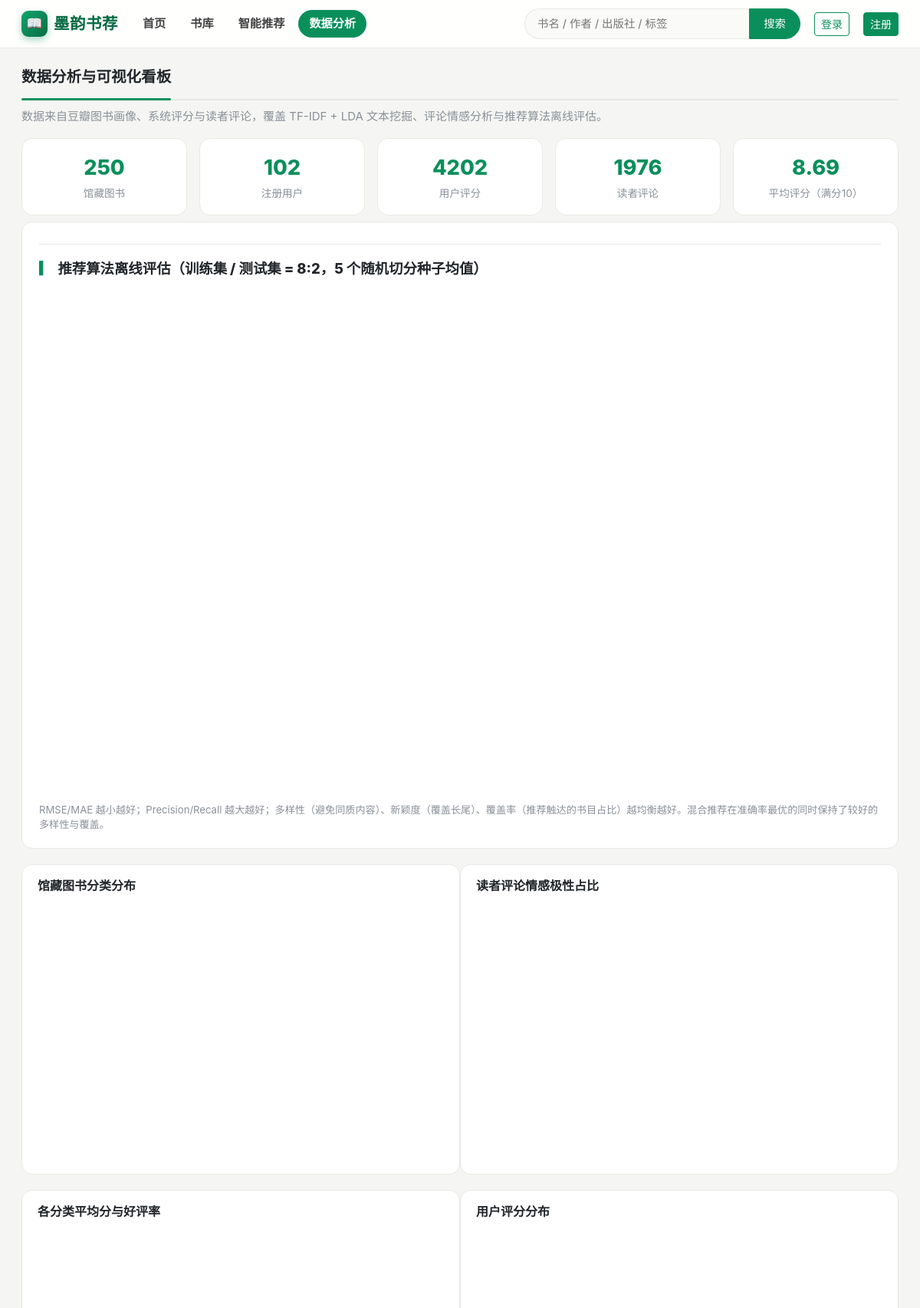
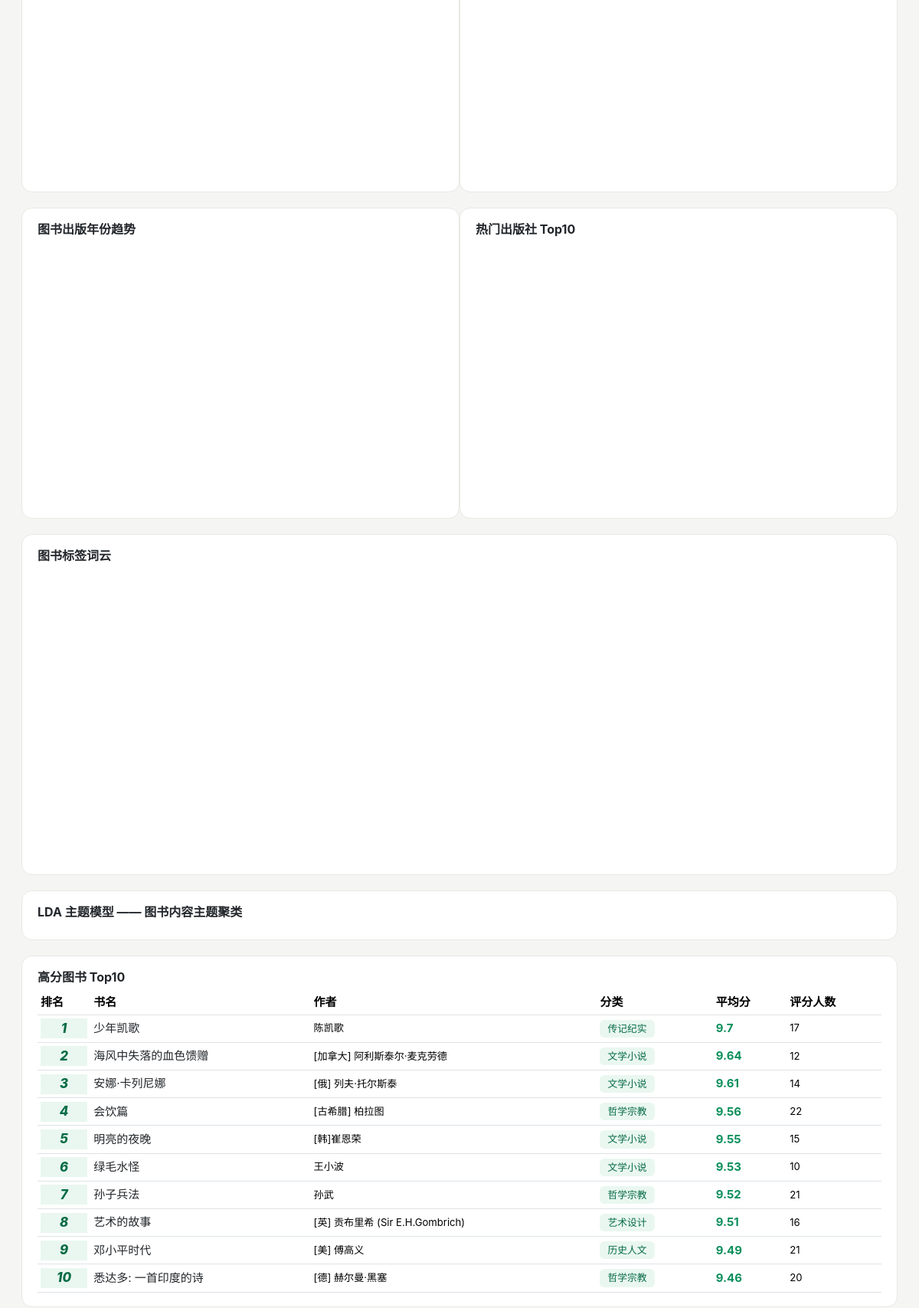
The page /analytics/ (upper part) on the database its author committed (2 pictures, top to bottom).
### apps/books/models.py (models this page shows, shortened)
class Book(models.Model):
    CATEGORY_CHOICES = [
        ("文学小说", "文学小说"),
        ("历史人文", "历史人文"),
        ("哲学宗教", "哲学宗教"),
        ("社会科学", "社会科学"),
        ("心理励志", "心理励志"),
        ("经济管理", "经济管理"),
        ("科学科普", "科学科普"),
        ("艺术设计", "艺术设计"),
        ("传记纪实", "传记纪实"),
        ("少儿读物", "少儿读物"),
        ("诗歌散文", "诗歌散文"),
        ("语言文化", "语言文化"),
    ]
    subject_id = models.CharField("豆瓣ID", max_length=20, blank=True, default="", db_index=True)
    isbn = models.CharField("ISBN", max_length=20, blank=True, default="", db_index=True)
    title = models.CharField("书名", max_length=200, db_index=True)
    subtitle = models.CharField("副标题", max_length=200, blank=True, default="")
    author = models.CharField("作者", max_length=100, blank=True, default="", db_index=True)
    publisher = models.CharField("出版社", max_length=100, blank=True, default="")
    pub_date = models.CharField("出版日期", max_length=30, blank=True, default="")
    pub_year = models.IntegerField("出版年份", null=True, blank=True)
    pages = models.IntegerField("页数", null=True, blank=True)
    price = models.FloatField("价格", null=True, blank=True)
    category = models.CharField("分类", max_length=50, default="未分类", db_index=True)
    tags = models.TextField("标签", blank=True, default="", help_text="逗号分隔")
    description = models.TextField("简介", blank=True, default="")
    cover = models.ImageField("封面", upload_to="covers/", blank=True, null=True)
    source = models.CharField("数据来源", max_length=20, default="douban", blank=True)
    douban_rating = models.FloatField("豆瓣评分", default=0)
    douban_votes = models.IntegerField("豆瓣评分人数", default=0)
    quote = models.CharField("一句话推荐", max_length=200, blank=True, default="")
    rating_avg = models.FloatField("系统平均评分", default=0)
    rating_count = models.IntegerField("系统评分人数", default=0)
    topic = models.IntegerField("LDA主题编号", null=True, blank=True)
    sentiment_score = models.FloatField("口碑情感分", default=0)
    positive_rate = models.FloatField("好评率", default=0)
    dedup_hash = models.CharField("去重标识", max_length=64, unique=True, null=True, blank=True)
    created_at = models.DateTimeField("入库时间", auto_now_add=True)
    class Meta:
        verbose_name = "图书"
        verbose_name_plural = verbose_name
        ordering = ["-rating_count", "-rating_avg"]

### apps/analytics/views.py (the view)
# urls.py: path("", views.dashboard, name="dashboard"),
def dashboard(request):
    books = Book.objects.all()
    cat_rows = list(
        books.values("category").annotate(
            n=Count("id"), avg=Avg("rating_avg"), pos=Avg("positive_rate")
        )
    )
    cat_rows.sort(key=lambda r: -r["n"])
    categories = [r["category"] for r in cat_rows]
    cat_counts = [r["n"] for r in cat_rows]
    cat_rating = [round(r["avg"] or 0, 2) for r in cat_rows]
    cat_pos = [round((r["pos"] or 0) * 100, 1) for r in cat_rows]
    hist = [0] * 10  # 1-2,...,9-10
    for score in Rating.objects.values_list("score", flat=True):
        idx = min(int((score - 1) // 1), 9)
        hist[idx] += 1
    hist_labels = [f"{i}-{i+1}" for i in range(1, 11)]
    year_rows = (
        books.exclude(pub_year__isnull=True)
        .values("pub_year")
        .annotate(n=Count("id"))
        .order_by("pub_year")
    )
    years = [int(r["pub_year"]) for r in year_rows]
    year_counts = [r["n"] for r in year_rows]
    polarity = {
        "好评": Comment.objects.filter(polarity="pos").count(),
        "中评": Comment.objects.filter(polarity="neu").count(),
        "差评": Comment.objects.filter(polarity="neg").count(),
    }
    publisher_rows = list(
        books.values("publisher").annotate(n=Count("id")).order_by("-n")[:10]
    )
    publishers = [r["publisher"] or "未知" for r in publisher_rows]
    publisher_counts = [r["n"] for r in publisher_rows]
    tag_counter = Counter()
    for tags in books.values_list("tags", flat=True):
        for t in re.split(r"[，,]", tags or ""):
            t = t.strip()
            if t:
                tag_counter[t] += 1
    top_tags = tag_counter.most_common(30)
    top_books = list(books.order_by("-rating_avg", "-rating_count")[:10])
    stats = {
        "books": books.count(),
        "users": User.objects.count(),
        "ratings": Rating.objects.count(),
        "comments": Comment.objects.count(),
        "avg_rating": round(
            Rating.objects.aggregate(a=Avg("score"))["a"] or 0, 2
        ),
    }
    chart_data = {
        "categories": categories,
        "cat_counts": cat_counts,
        "cat_rating": cat_rating,
        "cat_pos": cat_pos,
        "hist_labels": hist_labels,
        "hist": hist,
        "years": years,
        "year_counts": year_counts,
        "polarity": polarity,
        "publishers": publishers,
        "publisher_counts": publisher_counts,
        "top_tags": top_tags,
        "topics": _load_topics(),
        "evaluation": _load_evaluation(),
    }
    context = {
        "stats": stats,
        "top_books": top_books,
        "chart_data": json.dumps(chart_data, ensure_ascii=False),
    }
    return render(request, "analytics/dashboard.html", context)

### apps/analytics/views.py (called while the page is built)
def _load_topics():
    path = Path(BASE_DIR) / "ml" / "output" / "content_analysis.json"
    if path.exists():
        with open(path, "r", encoding="utf-8") as f:
            data = json.load(f)
        return data.get("topic_words", [])
    return []

def _load_evaluation():
    path = Path(BASE_DIR) / "ml" / "output" / "evaluation.json"
    if path.exists():
        with open(path, "r", encoding="utf-8") as f:
            return json.load(f)
    return {}

### templates/analytics/dashboard.html (shortened to what this page needs)
{% extends "base.html" %}
{% load static %}
{% block content %}
<div class="section-bar"><h2>数据分析与可视化看板</h2></div>
<p class="text-muted" style="margin-top:-6px;">数据来自豆瓣图书画像、系统评分与读者评论，覆盖 TF-IDF + LDA 文本挖掘、评论情感分析与推荐算法离线评估。</p>
<div class="row mb-2 g-3">
  <div class="col-6 col-md"><div class="stat-card"><div class="num">{{ stats.books }}</div><div class="label">馆藏图书</div></div></div>
  <div class="col-6 col-md"><div class="stat-card"><div class="num">{{ stats.users }}</div><div class="label">注册用户</div></div></div>
  <div class="col-6 col-md"><div class="stat-card"><div class="num">{{ stats.ratings }}</div><div class="label">用户评分</div></div></div>
  <div class="col-6 col-md"><div class="stat-card"><div class="num">{{ stats.comments }}</div><div class="label">读者评论</div></div></div>
  <div class="col-12 col-md"><div class="stat-card"><div class="num">{{ stats.avg_rating }}</div><div class="label">平均评分（满分10）</div></div></div>
</div>
<div class="card-box">
  <div class="sec-title"><span class="dot">▎</span>推荐算法离线评估（训练集 / 测试集 = 8:2，5 个随机切分种子均值）</div>
  <div class="row">
    <div class="col-lg-6"><div id="chart_rmse" class="chart" style="height:320px;"></div></div>
    <div class="col-lg-6"><div id="chart_pr" class="chart" style="height:320px;"></div></div>
    <div class="col-lg-12"><div id="chart_div" class="chart" style="height:340px;"></div></div>
  </div>
  <p class="text-muted small mb-0 mt-2">RMSE/MAE 越小越好；Precision/Recall 越大越好；多样性（避免同质内容）、新颖度（覆盖长尾）、覆盖率（推荐触达的书目占比）越均衡越好。混合推荐在准确率最优的同时保持了较好的多样性与覆盖。</p>
</div>
<div class="row g-0">
  <div class="col-lg-6"><div class="chart-box"><h6 class="fw-bold">馆藏图书分类分布</h6><div id="chart_cat" class="chart"></div></div></div>
  <div class="col-lg-6"><div class="chart-box"><h6 class="fw-bold">读者评论情感极性占比</h6><div id="chart_polarity" class="chart"></div></div></div>
  <div class="col-lg-6"><div class="chart-box"><h6 class="fw-bold">各分类平均分与好评率</h6><div id="chart_catscore" class="chart"></div></div></div>
  <div class="col-lg-6"><div class="chart-box"><h6 class="fw-bold">用户评分分布</h6><div id="chart_hist" class="chart"></div></div></div>
  <div class="col-lg-6"><div class="chart-box"><h6 class="fw-bold">图书出版年份趋势</h6><div id="chart_year" class="chart"></div></div></div>
  <div class="col-lg-6"><div class="chart-box"><h6 class="fw-bold">热门出版社 Top10</h6><div id="chart_pub" class="chart"></div></div></div>
  <div class="col-12"><div class="chart-box"><h6 class="fw-bold">图书标签词云</h6><div id="chart_wordcloud" class="chart" style="height:380px;"></div></div></div>
</div>
<div class="chart-box">
  <h6 class="fw-bold">LDA 主题模型 —— 图书内容主题聚类</h6>
</div>
<div class="chart-box">
  <h6 class="fw-bold">高分图书 Top10</h6>
  <table class="table table-sm align-middle mb-0">
    <thead><tr><th>排名</th><th>书名</th><th>作者</th><th>分类</th><th>平均分</th><th>评分人数</th></tr></thead>
    <tbody>
      {% for b in top_books %}
      <tr>
        <td><span class="rank-no" style="background:var(--brand-light);color:var(--brand-dark);">{{ forloop.counter }}</span></td>
        <td><a href="{% url 'book_detail' b.id %}">{{ b.title }}</a></td>
        <td class="small">{{ b.author }}</td>
        <td><span class="tag-badge">{{ b.category }}</span></td>
        <td><span class="text-brand fw-bold">{{ b.rating_avg }}</span></td>
        <td class="small">{{ b.rating_count }}</td>
      </tr>
      {% endfor %}
    </tbody>
  </table>
</div>
{% endblock %}

### static/css/style.css (style rules this page uses)
:root { --brand: #0a8f5b; --brand-dark: #066b44; --brand-2: #11a76d; --brand-light: #e9f7f0; --link: #2f72c4; --star: #e09015; --ink: #22262a; --muted: #8a9099; --line: #e8e8e4; --bg: #f5f6f3; --card: #ffffff; --shadow-cover: 0 5px 14px rgba(20, 40, 32, .18); --shadow-card: 0 10px 28px rgba(18, 70, 48, .10); --radius: 14px; }
* { box-sizing: border-box; }
body { background: var(--bg); color: var(--ink); font-family: -apple-system, BlinkMacSystemFont, "PingFang SC", "Microsoft YaHei", "Segoe UI", Helvetica, Arial, sans-serif; font-size: 15px; }
a { color: var(--ink); text-decoration: none; transition: color .15s; }
.text-brand { color: var(--brand) !important; }
.text-muted { color: var(--muted) !important; }
.section-bar { display: flex; align-items: baseline; gap: 12px; margin: 26px 0 16px; border-bottom: 2px solid var(--line); padding-bottom: 8px; }
.section-bar h2 { font-size: 1.22rem; font-weight: 800; margin: 0; position: relative; padding-bottom: 9px; }
.section-bar h2::after { content: ""; position: absolute; left: 0; bottom: -10px; width: 100%; height: 3px; background: var(--brand); border-radius: 2px; }
.rank-no { flex: 0 0 26px; height: 26px; display: grid; place-items: center; font-size: 1.05rem; font-weight: 800; color: #bbb; font-style: italic; }
.card-box { background: var(--card); border: 1px solid var(--line); border-radius: var(--radius); padding: 20px 22px; margin-bottom: 20px; }
.chart-box { background: var(--card); border: 1px solid var(--line); border-radius: var(--radius); padding: 18px 20px; margin-bottom: 20px; }
.chart { width: 100%; height: 340px; }
.stat-card { background: var(--card); border: 1px solid var(--line); border-radius: var(--radius); padding: 18px 20px; text-align: center; }
.stat-card .num { font-size: 1.7rem; font-weight: 800; color: var(--brand); }
.stat-card .label { color: var(--muted); font-size: .85rem; margin-top: 2px; }
.tag-badge { display: inline-block; background: var(--brand-light); color: var(--brand-dark); border-radius: 6px; padding: 2px 10px; font-size: .8rem; margin: 2px 4px 2px 0; }
.sec-title { font-size: 1.15rem; font-weight: 800; margin: 8px 0 14px; padding-top: 18px; border-top: 1px solid var(--line); }
.sec-title .dot { color: var(--brand); margin-right: 6px; }

### rows shown on the page
Book: title "少年凯歌", author "陈凯歌", category "传记纪实", rating_avg "9.7", rating_count "17"
Book: title "海风中失落的血色馈赠", author "[加拿大] 阿利斯泰尔·麦克劳德", category "文学小说", rating_avg "9.64", rating_count "12"
Book: title "安娜·卡列尼娜", author "[俄] 列夫·托尔斯泰", category "文学小说", rating_avg "9.61", rating_count "14"
Book: title "会饮篇", author "[古希腊] 柏拉图", category "哲学宗教", rating_avg "9.56", rating_count "22"
Book: title "明亮的夜晚", author "[韩]崔恩荣", category "文学小说", rating_avg "9.55", rating_count "15"
Book: title "绿毛水怪", author "王小波", category "文学小说", rating_avg "9.53", rating_count "10"
Book: title "孙子兵法", author "孙武", category "哲学宗教", rating_avg "9.52", rating_count "21"
Book: title "艺术的故事", author "[英] 贡布里希 (Sir E.H.Gombrich)", category "艺术设计", rating_avg "9.51", rating_count "16"
Book: title "邓小平时代", author "[美] 傅高义", category "历史人文", rating_avg "9.49", rating_count "21"
Book: title "悉达多: 一首印度的诗", author "[德] 赫尔曼·黑塞", category "哲学宗教", rating_avg "9.46", rating_count "20"

### other values the page prints
{{ stats.books }} "250"
{{ stats.users }} "102"
{{ stats.ratings }} "4202"
{{ stats.comments }} "1976"
{{ stats.avg_rating }} "8.69"
